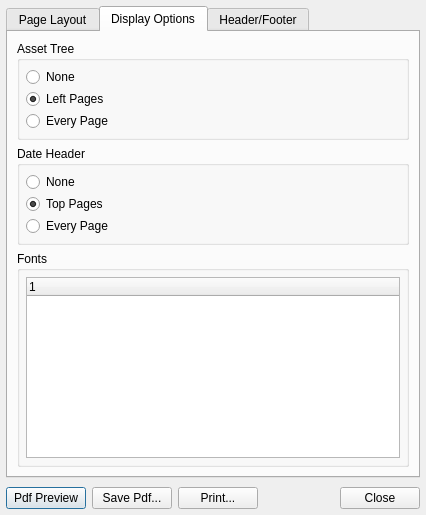
<ui version="4.0" >
 <author></author>
 <comment></comment>
 <exportmacro></exportmacro>
 <class>SchedulePrintDialogUI</class>
 <widget class="QDialog" name="SchedulePrintDialogUI" >
  <property name="geometry" >
   <rect>
    <x>0</x>
    <y>0</y>
    <width>426</width>
    <height>515</height>
   </rect>
  </property>
  <property name="windowTitle" >
   <string>Calendar Print Options</string>
  </property>
  <layout class="QVBoxLayout" >
   <property name="margin" >
    <number>6</number>
   </property>
   <property name="spacing" >
    <number>6</number>
   </property>
   <item>
    <widget class="QTabWidget" name="tabWidget" >
     <property name="currentIndex" >
      <number>1</number>
     </property>
     <widget class="QWidget" name="tab_3" >
      <attribute name="title" >
       <string>Page Layout</string>
      </attribute>
      <layout class="QVBoxLayout" >
       <property name="margin" >
        <number>9</number>
       </property>
       <property name="spacing" >
        <number>6</number>
       </property>
       <item>
        <layout class="QGridLayout" >
         <property name="margin" >
          <number>0</number>
         </property>
         <property name="spacing" >
          <number>4</number>
         </property>
         <item row="1" column="0" >
          <widget class="QLabel" name="label_2" >
           <property name="text" >
            <string>Vertical Pages:</string>
           </property>
          </widget>
         </item>
         <item row="3" column="1" >
          <widget class="QComboBox" name="mOrientationCombo" >
           <item>
            <property name="text" >
             <string>Landscape</string>
            </property>
           </item>
           <item>
            <property name="text" >
             <string>Portrait</string>
            </property>
           </item>
          </widget>
         </item>
         <item row="2" column="0" >
          <widget class="QLabel" name="label_4" >
           <property name="text" >
            <string>Page Size:</string>
           </property>
          </widget>
         </item>
         <item row="1" column="1" >
          <widget class="QSpinBox" name="mVerticalPagesSpin" >
           <property name="minimum" >
            <number>1</number>
           </property>
          </widget>
         </item>
         <item row="0" column="1" >
          <widget class="QSpinBox" name="mHorizontalPagesSpin" >
           <property name="maximum" >
            <number>50</number>
           </property>
           <property name="minimum" >
            <number>1</number>
           </property>
          </widget>
         </item>
         <item row="2" column="1" >
          <widget class="QComboBox" name="mPageSizeCombo" />
         </item>
         <item row="3" column="0" >
          <widget class="QLabel" name="label_8" >
           <property name="text" >
            <string>Orientation:</string>
           </property>
          </widget>
         </item>
         <item row="0" column="0" >
          <widget class="QLabel" name="label" >
           <property name="text" >
            <string>Horizontal Pages:</string>
           </property>
          </widget>
         </item>
        </layout>
       </item>
       <item>
        <widget class="QGroupBox" name="groupBox" >
         <property name="title" >
          <string>Pdf Options</string>
         </property>
         <property name="checkable" >
          <bool>false</bool>
         </property>
         <property name="checked" >
          <bool>false</bool>
         </property>
         <layout class="QVBoxLayout" >
          <property name="margin" >
           <number>6</number>
          </property>
          <property name="spacing" >
           <number>6</number>
          </property>
          <item>
           <layout class="QHBoxLayout" >
            <property name="margin" >
             <number>0</number>
            </property>
            <property name="spacing" >
             <number>6</number>
            </property>
            <item>
             <widget class="QLabel" name="mCustomPageSizeLabel" >
              <property name="enabled" >
               <bool>false</bool>
              </property>
              <property name="text" >
               <string>Custom Page Size:</string>
              </property>
             </widget>
            </item>
            <item>
             <widget class="QDoubleSpinBox" name="mCustomPageSizeXSpin" >
              <property name="enabled" >
               <bool>false</bool>
              </property>
             </widget>
            </item>
            <item>
             <widget class="QLabel" name="label_6" >
              <property name="text" >
               <string>x</string>
              </property>
             </widget>
            </item>
            <item>
             <widget class="QDoubleSpinBox" name="mCustomPageSizeYSpin" >
              <property name="enabled" >
               <bool>false</bool>
              </property>
             </widget>
            </item>
            <item>
             <widget class="QComboBox" name="mCustomPageSizeScaleCombo" >
              <property name="enabled" >
               <bool>false</bool>
              </property>
              <item>
               <property name="text" >
                <string>Inches</string>
               </property>
              </item>
              <item>
               <property name="text" >
                <string>MM</string>
               </property>
              </item>
             </widget>
            </item>
           </layout>
          </item>
          <item>
           <layout class="QHBoxLayout" >
            <property name="margin" >
             <number>0</number>
            </property>
            <property name="spacing" >
             <number>6</number>
            </property>
            <item>
             <widget class="QLabel" name="label_3" >
              <property name="text" >
               <string>Dpi:</string>
              </property>
             </widget>
            </item>
            <item>
             <widget class="QSpinBox" name="mDpiSpin" >
              <property name="maximum" >
               <number>10000</number>
              </property>
              <property name="minimum" >
               <number>10</number>
              </property>
              <property name="value" >
               <number>72</number>
              </property>
             </widget>
            </item>
           </layout>
          </item>
         </layout>
        </widget>
       </item>
       <item>
        <spacer>
         <property name="orientation" >
          <enum>Qt::Vertical</enum>
         </property>
         <property name="sizeHint" >
          <size>
           <width>20</width>
           <height>40</height>
          </size>
         </property>
        </spacer>
       </item>
      </layout>
     </widget>
     <widget class="QWidget" name="tab_4" >
      <attribute name="title" >
       <string>Display Options</string>
      </attribute>
      <layout class="QVBoxLayout" >
       <property name="margin" >
        <number>9</number>
       </property>
       <property name="spacing" >
        <number>6</number>
       </property>
       <item>
        <widget class="QGroupBox" name="mAssetTreeGroup" >
         <property name="title" >
          <string>Asset Tree</string>
         </property>
         <layout class="QVBoxLayout" >
          <property name="margin" >
           <number>6</number>
          </property>
          <property name="spacing" >
           <number>2</number>
          </property>
          <item>
           <widget class="QRadioButton" name="mNoTreeRadio" >
            <property name="text" >
             <string>None</string>
            </property>
           </widget>
          </item>
          <item>
           <widget class="QRadioButton" name="mLeftTreeRadio" >
            <property name="text" >
             <string>Left Pages</string>
            </property>
            <property name="checked" >
             <bool>true</bool>
            </property>
           </widget>
          </item>
          <item>
           <widget class="QRadioButton" name="mEveryTreeRadio" >
            <property name="text" >
             <string>Every Page</string>
            </property>
           </widget>
          </item>
         </layout>
        </widget>
       </item>
       <item>
        <widget class="QGroupBox" name="mDateHeaderGroup" >
         <property name="title" >
          <string>Date Header</string>
         </property>
         <layout class="QVBoxLayout" >
          <property name="margin" >
           <number>6</number>
          </property>
          <property name="spacing" >
           <number>2</number>
          </property>
          <item>
           <widget class="QRadioButton" name="mNoHeaderRadio" >
            <property name="text" >
             <string>None</string>
            </property>
           </widget>
          </item>
          <item>
           <widget class="QRadioButton" name="mTopHeaderRadio" >
            <property name="text" >
             <string>Top Pages</string>
            </property>
            <property name="checked" >
             <bool>true</bool>
            </property>
           </widget>
          </item>
          <item>
           <widget class="QRadioButton" name="mEveryHeaderRadio" >
            <property name="text" >
             <string>Every Page</string>
            </property>
           </widget>
          </item>
         </layout>
        </widget>
       </item>
       <item>
        <widget class="QGroupBox" name="groupBox_2" >
         <property name="enabled" >
          <bool>true</bool>
         </property>
         <property name="title" >
          <string>Fonts</string>
         </property>
         <layout class="QVBoxLayout" >
          <property name="margin" >
           <number>6</number>
          </property>
          <property name="spacing" >
           <number>6</number>
          </property>
          <item>
           <widget class="QTreeWidget" name="mFontTree" />
          </item>
         </layout>
        </widget>
       </item>
      </layout>
     </widget>
     <widget class="QWidget" name="tab_5" >
      <attribute name="title" >
       <string>Header/Footer</string>
      </attribute>
      <layout class="QVBoxLayout" >
       <property name="margin" >
        <number>9</number>
       </property>
       <property name="spacing" >
        <number>6</number>
       </property>
       <item>
        <widget class="QGroupBox" name="mHeaderGroup" >
         <property name="sizePolicy" >
          <sizepolicy>
           <hsizetype>5</hsizetype>
           <vsizetype>5</vsizetype>
           <horstretch>0</horstretch>
           <verstretch>0</verstretch>
          </sizepolicy>
         </property>
         <property name="title" >
          <string>Header</string>
         </property>
         <property name="flat" >
          <bool>false</bool>
         </property>
         <property name="checkable" >
          <bool>true</bool>
         </property>
         <property name="checked" >
          <bool>false</bool>
         </property>
         <layout class="QGridLayout" >
          <property name="margin" >
           <number>6</number>
          </property>
          <property name="spacing" >
           <number>4</number>
          </property>
          <item row="2" column="1" >
           <widget class="QLineEdit" name="mRightHeaderText" />
          </item>
          <item row="1" column="1" >
           <widget class="QLineEdit" name="mMiddleHeaderText" />
          </item>
          <item row="0" column="1" >
           <widget class="QLineEdit" name="mLeftHeaderText" />
          </item>
          <item row="2" column="0" >
           <widget class="QLabel" name="label_9" >
            <property name="text" >
             <string>Right Text:</string>
            </property>
           </widget>
          </item>
          <item row="1" column="0" >
           <widget class="QLabel" name="label_7" >
            <property name="text" >
             <string>Middle Text:</string>
            </property>
           </widget>
          </item>
          <item row="0" column="0" >
           <widget class="QLabel" name="label_5" >
            <property name="text" >
             <string>Left Text:</string>
            </property>
           </widget>
          </item>
         </layout>
        </widget>
       </item>
       <item>
        <widget class="QGroupBox" name="mFooterGroup" >
         <property name="sizePolicy" >
          <sizepolicy>
           <hsizetype>5</hsizetype>
           <vsizetype>5</vsizetype>
           <horstretch>0</horstretch>
           <verstretch>0</verstretch>
          </sizepolicy>
         </property>
         <property name="title" >
          <string>Footer</string>
         </property>
         <property name="flat" >
          <bool>false</bool>
         </property>
         <property name="checkable" >
          <bool>true</bool>
         </property>
         <property name="checked" >
          <bool>false</bool>
         </property>
         <layout class="QGridLayout" >
          <property name="margin" >
           <number>9</number>
          </property>
          <property name="spacing" >
           <number>6</number>
          </property>
          <item row="0" column="0" >
           <widget class="QLabel" name="label_10" >
            <property name="text" >
             <string>Left Text:</string>
            </property>
           </widget>
          </item>
          <item row="1" column="1" >
           <widget class="QLineEdit" name="mMiddleFooterText" />
          </item>
          <item row="2" column="1" >
           <widget class="QLineEdit" name="mRightFooterText" />
          </item>
          <item row="0" column="1" >
           <widget class="QLineEdit" name="mLeftFooterText" />
          </item>
          <item row="1" column="0" >
           <widget class="QLabel" name="label_11" >
            <property name="text" >
             <string>Middle Text:</string>
            </property>
           </widget>
          </item>
          <item row="2" column="0" >
           <widget class="QLabel" name="label_12" >
            <property name="text" >
             <string>Right Text:</string>
            </property>
           </widget>
          </item>
         </layout>
        </widget>
       </item>
       <item>
        <spacer>
         <property name="orientation" >
          <enum>Qt::Vertical</enum>
         </property>
         <property name="sizeHint" >
          <size>
           <width>20</width>
           <height>40</height>
          </size>
         </property>
        </spacer>
       </item>
      </layout>
     </widget>
    </widget>
   </item>
   <item>
    <spacer>
     <property name="orientation" >
      <enum>Qt::Vertical</enum>
     </property>
     <property name="sizeHint" >
      <size>
       <width>414</width>
       <height>16</height>
      </size>
     </property>
    </spacer>
   </item>
   <item>
    <layout class="QHBoxLayout" >
     <property name="margin" >
      <number>0</number>
     </property>
     <property name="spacing" >
      <number>6</number>
     </property>
     <item>
      <widget class="QPushButton" name="mPreviewButton" >
       <property name="text" >
        <string>Pdf Preview</string>
       </property>
      </widget>
     </item>
     <item>
      <widget class="QPushButton" name="mSavePdfButton" >
       <property name="text" >
        <string>Save Pdf...</string>
       </property>
      </widget>
     </item>
     <item>
      <widget class="QPushButton" name="mPrintButton" >
       <property name="text" >
        <string>Print...</string>
       </property>
      </widget>
     </item>
     <item>
      <spacer>
       <property name="orientation" >
        <enum>Qt::Horizontal</enum>
       </property>
       <property name="sizeHint" >
        <size>
         <width>40</width>
         <height>20</height>
        </size>
       </property>
      </spacer>
     </item>
     <item>
      <widget class="QPushButton" name="mCloseButton" >
       <property name="text" >
        <string>Close</string>
       </property>
      </widget>
     </item>
    </layout>
   </item>
  </layout>
 </widget>
 <resources/>
 <connections>
  <connection>
   <sender>mPrintButton</sender>
   <signal>clicked()</signal>
   <receiver>SchedulePrintDialogUI</receiver>
   <slot>accept()</slot>
   <hints>
    <hint type="sourcelabel" >
     <x>278</x>
     <y>253</y>
    </hint>
    <hint type="destinationlabel" >
     <x>96</x>
     <y>254</y>
    </hint>
   </hints>
  </connection>
  <connection>
   <sender>mCloseButton</sender>
   <signal>clicked()</signal>
   <receiver>SchedulePrintDialogUI</receiver>
   <slot>reject()</slot>
   <hints>
    <hint type="sourcelabel" >
     <x>369</x>
     <y>253</y>
    </hint>
    <hint type="destinationlabel" >
     <x>179</x>
     <y>282</y>
    </hint>
   </hints>
  </connection>
 </connections>
</ui>
